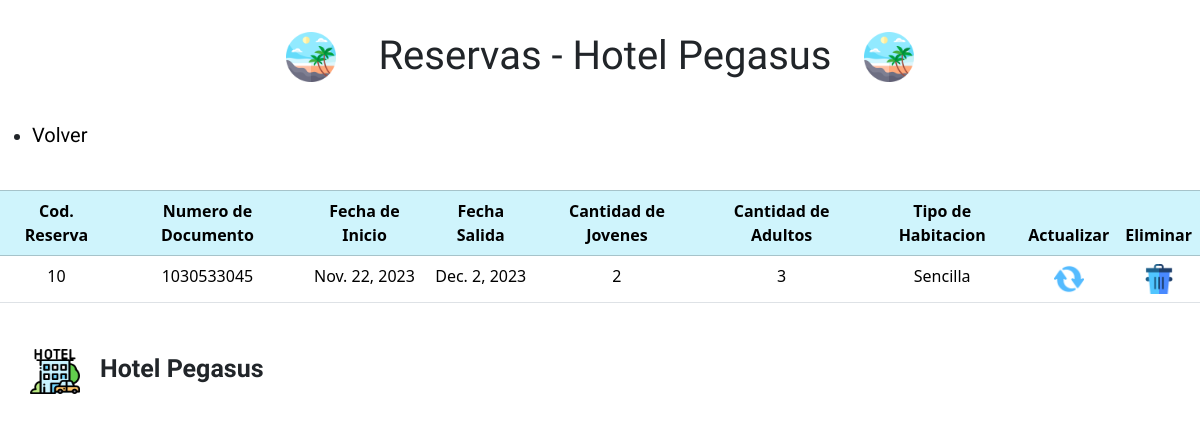
The page /reservas/mostrarReserva on the database as committed earlier.
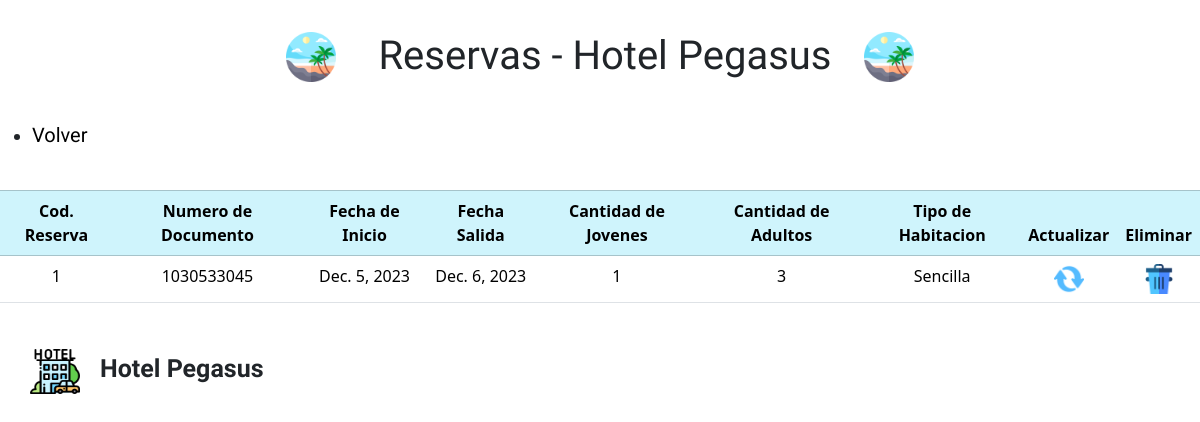
The same page on the database as committed later.
### reservaGestion/models.py (models this page shows)
class tb_reserva(models.Model):
    codigo_res = models.AutoField(primary_key=True,verbose_name="Codigo de la reserva")
    numeroDocumento_cli = models.ForeignKey(tb_usuarios, verbose_name="Numero de documento del usuario", on_delete=models.CASCADE)
    fechaInicio_res = models.DateField(verbose_name='Fecha de inicio', auto_now=False, auto_now_add=False)
    fechaSalida_res = models.DateField(verbose_name='Fecha de salida', auto_now=False, auto_now_add=False)
    cantidadJovenes_res = models.IntegerField(verbose_name='Cantidad de jovenes')
    cantidadAdultos_res = models.IntegerField(verbose_name='Cantidad de adultos')
    codigo_hab = models.ForeignKey(tb_habitacion, default=0, verbose_name="Codigo de la habitacion", on_delete=models.CASCADE)

### usuariosGestion/models.py (models this page shows)
class tb_usuarios(models.Model):
    numeroDocumento_cli = models.CharField(primary_key = True,max_length=11, default="", verbose_name="Numero de Documento")
    correoElectronico_clI = models.EmailField(max_length=254, default="", verbose_name="Correo Electronico")
    nombres_cli = models.CharField(max_length=50, default="", verbose_name="Nombres Del usuario")
    apellidos_cli = models.CharField(max_length=50,default="", verbose_name="Apellidos del usuario")
    contrasena_cli = models.CharField(max_length=50, default="", verbose_name="Contraseña del usuario")
    codigo_tpD = models.ForeignKey(tb_tpDocumento, default=1, verbose_name="Codigo del tipo de documento", on_delete=models.CASCADE)
    codigo_rl = models.ForeignKey(tb_rol,default=1, verbose_name="Codigo de rol", on_delete=models.CASCADE)

### habitacionesGestion/models.py (models this page shows)
class tb_habitacion(models.Model):
    codigo_hab = models.IntegerField(primary_key=True, verbose_name='Codigo de la habitacion')
    codigo_tpH = models.ForeignKey("tb_tipoHabitacion", verbose_name="Codigo del tipo de habitacion", on_delete=models.CASCADE)
    precio_tpH = models.FloatField(verbose_name='Precio de la habitacion')
    descripcion_tpH = models.TextField(verbose_name='Descripcion de la habitacion')
    minimoPersonas_tpH = models.IntegerField(verbose_name='Minimo de personas')
    maximoPersonas_tpH = models.IntegerField(verbose_name='Maximo de personas')
    image_tpH = models.ImageField(upload_to='fotoHabitaciones')

class tb_tipoHabitacion(models.Model):
    codigo_tpH = models.AutoField(primary_key=True, verbose_name='Codigo del tipo de habitacion')
    tipo_tpH = models.CharField(max_length=70,verbose_name='Tipo de habitacion')
    valorBase_tpH = models.FloatField(verbose_name='Valor base del tipo de habitacion')

### reservaGestion/views.py (the view)
# urls.py: path('mostrarReserva',mostrarReserva,name='mostrarReserva'),
def mostrarReserva(request):
    reserva = tb_reserva.objects.all()
    contexto = {
        'reserva' : reserva
    }
    return render(request,'mostrarReserva.html',contexto)

### templates/mostrarReserva.html (shortened to what this page needs)
{% load static %}
<!DOCTYPE html>
<html lang="es">
<head>
    <link href="https://cdn.jsdelivr.net/npm/bootstrap@5.3.2/dist/css/bootstrap.min.css" rel="stylesheet">
    <link rel="stylesheet" href="{% static 'css/verUsuarios.css' %}">
</head>
<body>
    <header>
        <div class="logoIzquierdo">
            <img src="{% static 'img/playa.png' %}" alt="logoIzquierda">
        </div>
        <h1 class="tituloEncabezado">Reservas - Hotel Pegasus</h1>
        <div class="logoIzquierdo">
            <img src="{% static 'img/playa.png' %}" alt="logoIzquierda">
        </div>
    </header>
    <ul>
        <li>
            <a href="{% url 'reserva' %}">Volver</a>
        </li>
    </ul>
    <table class="table">
        <br>
        <thead class="table-info table-bordered">
                <tr>
                    <th scope='col'>Cod. Reserva</th>
                    <th scope='col'>Numero de Documento</th>
                    <th scope='col'>Fecha de Inicio</th>
                    <th scope='col'>Fecha Salida</th>
                    <th scope='col'>Cantidad de Jovenes</th>
                    <th scope='col'>Cantidad de Adultos</th>
                    <th scope='col'>Tipo de Habitacion</th>
                    <th scope='col'>Actualizar</th>
                    <th scope='col'>Eliminar</th>
                </tr>
            {% for i in reserva %}
            </thead>
                <tr>
                    <td>{{i.codigo_res}}</td>
                    <td>{{i.numeroDocumento_cli.numeroDocumento_cli}}</td>
                    <td>{{i.fechaInicio_res}}</td>
                    <td>{{i.fechaSalida_res}}</td>
                    <td>{{i.cantidadJovenes_res}}</td>
                    <td>{{i.cantidadAdultos_res}}</td>
                    <td>{{i.codigo_hab.codigo_tpH.tipo_tpH}}</td>
                    <td>
                        <a href="actualizaReserva/{{i.codigo_res}}"><img src="{% static "img/actualizar.png" %}" alt="imagenActualizar" width="30px" ></a>
                    </td>
                    <td>
                        <a href="eliminarReserva/{{i.codigo_res}}"><img src="{% static "img/eliminar.png"%}" alt="imagenEliminar" width='30px'></a>
                    </td>
                </tr>
            {% endfor %}
    </table>
    <footer>
        <div class="contenedorFooter">
            <img src="{% static 'img/hotel.png' %}" alt="hotelIcono">
            <h3>Hotel Pegasus</h3>
        </div>
    </footer>
</body>
</html>

### crudProyecto/static/css/verUsuarios.css (style rules this page uses)
h1 { font-size: 2.5rem; font-family: 'Oswald', sans-serif; }
header { display: flex; justify-content: center; height: 120px; }
header .tituloEncabezado { align-self: center; margin-left: 10px; }
header .logoIzquierdo { width: -100%; padding: 32px; }
.logoIzquierdo img { width: 50px; height: 50px; }
li a { color: black; text-decoration: none; font-size: 20px; font-family: 'Roboto', sans-serif; }
th { text-align:center; }
td { padding-top: 10px; text-align: center; }
footer .contenedorFooter { width: 100%; display: flex; justify-content: start; padding: 30px; }
.contenedorFooter img { width: 50px; height: 45px; }
.contenedorFooter h3 { margin-left: 20px; font-family: 'Oswald', sans-serif; font-weight: bold; font-size: 25px; margin-top: 5px; }

Rows that differ between the two databases and show on the page:
removed tb_reserva: codigo_res "10", numeroDocumento_cli.numeroDocumento_cli "1030533045", fechaInicio_res "Nov. 22, 2023", fechaSalida_res "Dec. 2, 2023", cantidadJovenes_res "2", cantidadAdultos_res "3", codigo_hab.codigo_tpH.tipo_tpH "Sencilla"
added tb_reserva: codigo_res "1", numeroDocumento_cli.numeroDocumento_cli "1030533045", fechaInicio_res "Dec. 5, 2023", fechaSalida_res "Dec. 6, 2023", cantidadJovenes_res "1", cantidadAdultos_res "3", codigo_hab.codigo_tpH.tipo_tpH "Sencilla"
